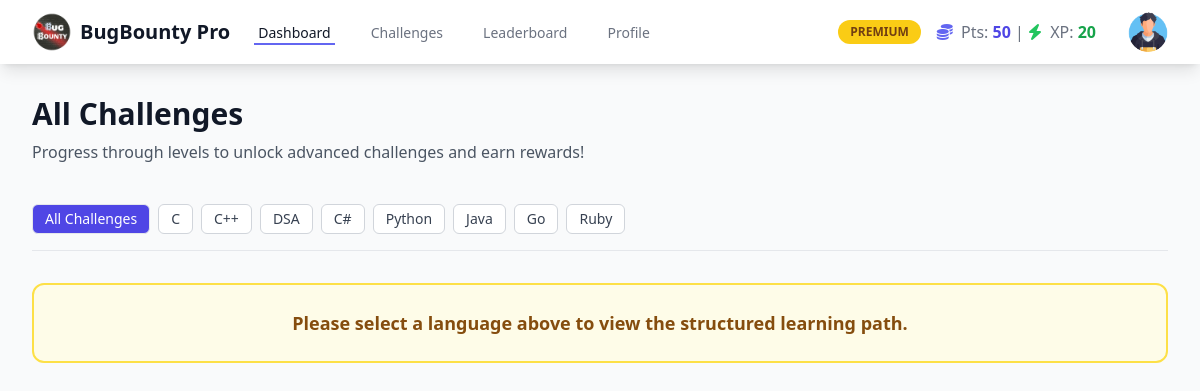
The app's page /challenges (signed in) with its own data.
### app.py (models this page shows, shortened)
class User(UserMixin, db.Model):
    __tablename__ = 'users'
    user_id = db.Column(db.Integer, primary_key=True)
    username = db.Column(db.String(255), unique=True, nullable=False)
    email = db.Column(db.String(255), unique=True, nullable=False)
    password_hash = db.Column(db.String(255), nullable=False)
    points = db.Column(db.Integer, default=0, nullable=False)
    xp = db.Column(db.Integer, default=0, nullable=False)
    current_level_id = db.Column(db.Integer, db.ForeignKey('levels.level_id'), nullable=True)
    virtual_currency = db.Column(db.Integer, default=0, nullable=False)
    profile_picture_url = db.Column(db.String(255), nullable=True, default='/static/default_profile.png')
    registration_date = db.Column(db.DateTime, nullable=False, default=datetime.utcnow)
    has_active_subscription = db.Column(db.Boolean, nullable=True, default=False)
    is_admin = db.Column(db.Boolean, default=False) # 🔴 नवीन फील्ड जोडा Admin sathi🔴
    submissions = db.relationship('UserChallengeSubmission', backref='user', lazy='dynamic', foreign_keys='UserChallengeSubmission.user_id')
    badges_earned = db.relationship('UserBadge', backref='user', lazy='dynamic')

class ProgrammingLanguage(db.Model):
    __tablename__ = 'programming_languages'
    language_id = db.Column(db.Integer, primary_key=True)
    language_name = db.Column(db.String(255), unique=True, nullable=False)
    version = db.Column(db.String(255), nullable=True)
    image_url = db.Column(db.String(255), nullable=True)

### app.py (the view)
@app.route('/challenges')
@app.route('/challenges/<string:language_name>')
@login_required
def challenges_list(language_name=None):
    all_languages = ProgrammingLanguage.query.all()
    if language_name:
        lang = ProgrammingLanguage.query.filter_by(language_name=language_name).first()
        if lang:
            all_levels = Level.query.filter_by(programming_language_id=lang.language_id).order_by(Level.level_number).all()
        else:
            all_levels = []
    else:
        all_levels = []
    return render_template('challenges.html',
                           levels=all_levels,
                           all_languages=all_languages,
                           selected_language=language_name,
                           title=f"{language_name} Learning Path" if language_name else "Select Language")

### app.py (called while the page is built)
@login_manager.user_loader
def load_user(user_id):
    return User.query.get(int(user_id))

### templates/challenges.html (shortened to what this page needs)
{% extends 'base.html' %}
{% block content %}
<section id="language-path" class="mb-12">
    <h1 class="text-3xl font-bold text-gray-900 mb-2">
        {% if selected_language %}
            {{ selected_language }} Learning Path
        {% else %}
            All Challenges
        {% endif %}
    </h1>
    <p class="text-gray-600 mb-10">Progress through levels to unlock advanced challenges and earn rewards!</p>
    <div class="flex space-x-2 mb-8 border-b pb-4 overflow-x-auto">
        <a href="{{ url_for('challenges_list') }}"
           class="flex-shrink-0 px-3 py-1 border rounded-md text-sm font-medium {% if selected_language == None %}bg-indigo-600 text-white{% else %}bg-white text-gray-700 border-gray-300 hover:bg-gray-50{% endif %}">
            All Challenges
        </a>
        {% for lang in all_languages %}
        <a href="{{ url_for('challenges_list', language_name=lang.language_name) }}"
           class="flex-shrink-0 px-3 py-1 border rounded-md text-sm font-medium
           {% if selected_language == lang.language_name %}bg-indigo-600 text-white{% else %}bg-white text-gray-700 border-gray-300 hover:bg-gray-50{% endif %}">
            {{ lang.language_name }}
        </a>
        {% endfor %}
    </div>
    {% if selected_language %}
        {% if levels %}
            <div class="space-y-6 max-w-4xl mx-auto">
                {% for level in levels %}
                    {% set is_reward_zone = (level.level_number == 3 or level.level_number == 6) %}
                    <div class="level-card bg-white shadow-lg rounded-xl p-6 transition duration-300 hover:shadow-xl">
                        <div class="flex justify-between items-center">
                            <div>
                                <h3 class="text-xl font-bold text-gray-900">{{ level.level_name }}</h3>
                                <p class="text-sm text-gray-500">XP Required for Next Level: {{ level.xp_required }}</p>
                            </div>
                            <div class="flex items-center space-x-3">
                                    <a href="{{ url_for('level_detail', level_id=level.level_id) }}"
                                        class="px-4 py-2 {% if is_reward_zone %}bg-red-600 hover:bg-red-700{% else %}bg-indigo-600 hover:bg-indigo-700{% endif %} text-white rounded-lg text-sm font-bold transition">
                                        View Units
                                    </a>
                            </div>
                        </div>
                        <div class="mt-4 pt-4 border-t border-gray-100">
                             <h4 class="text-sm font-semibold mb-2 text-gray-700">Units in this Level:</h4>
                            <div class="flex flex-wrap gap-3">
                                {% set units_list = [] %}
                                {% if level.level_number == 1 %}{% set units_list = ['Variables & Data Types', 'Operators & Expressions', 'Input/Output (I/O)'] %}
                                {% elif level.level_number == 2 %}{% set units_list = ['Conditional Statements', 'Looping Structures', 'Switch Statement'] %}
                                {% elif level.level_number == 3 %}{% set units_list = ['Functions (Prototyping)', 'Recursion', 'MINI-BOSS REWARD'] %}
                                {% elif level.level_number == 4 %}{% set units_list = ['Arrays (1D & Multi-dim.)', 'Strings', 'Structures & Unions'] %}
                                {% elif level.level_number == 5 %}{% set units_list = ['Pointers (Fundamentals)', 'Dynamic Memory', 'Pointers to Arrays & Strings'] %}
                                {% elif level.level_number == 6 %}{% set units_list = ['File Input/Output', 'Preprocessor Directives', 'MEGA-BOSS REWARD'] %}
                                {% endif %}
                                {% for unit in units_list %}
                                    <span class="px-3 py-1 text-xs font-medium rounded-full {% if 'REWARD' in unit %}bg-yellow-100 text-yellow-800{% else %}bg-gray-100 text-gray-600{% endif %}">
                                        {{ unit }}
                                    </span>
                                {% endfor %}
                            </div>
                        </div>
                    </div>
                    {% if is_reward_zone %}
                        <div class="text-center py-4 relative">
                            <div class="absolute inset-0 flex items-center">
                                <div class="w-full border-t border-dashed border-gray-300"></div>
                            </div>
                            <div class="relative inline-flex bg-white px-4">
                                <span class="text-2xl font-bold text-red-600 level-complete hover:scale-110 transition duration-500">
                                    {% if level.level_number == 3 %}
                                        🥇 MINI-BOSS REWARD ZONE!
                                    {% else %}
                                        🏆 MEGA-BOSS REWARD ZONE!
                                    {% endif %}
                                </span>
                                <span class="ml-4 px-3 py-1 text-sm font-bold rounded-full bg-yellow-100 text-yellow-800">
                                    +{{ level.xp_required }} XP Bonus
                                </span>
                            </div>
                        </div>
                    {% endif %}
                {% endfor %}
            </div>
        {% else %}
            <div class="bg-blue-50 border-2 border-blue-300 p-6 rounded-xl text-center">
                <p class="text-lg text-blue-800 font-semibold">No Levels defined for {{ selected_language }} yet. Select 'All Challenges' to view raw challenge cards.</p>
            </div>
        {% endif %}
    {% else %}
        <div class="bg-yellow-50 border-2 border-yellow-300 p-6 rounded-xl text-center">
            <p class="text-lg text-yellow-800 font-semibold">Please select a language above to view the structured learning path.</p>
        </div>
    {% endif %}
</section>
{% endblock %}

### templates/base.html (shortened to what this page needs)
<!DOCTYPE html>
<html lang="en">
<head>
    <script src="https://cdn.tailwindcss.com"></script>
    <link rel="stylesheet" href="https://cdnjs.cloudflare.com/ajax/libs/font-awesome/6.4.0/css/all.min.css">
    <link rel="stylesheet" href="{{ url_for('static', filename='style.css') }}">
</head>
<body class="bg-gray-50">
    <nav class="bg-white shadow-lg sticky top-0 z-10">
        <div class="max-w-7xl mx-auto px-4 sm:px-6 lg:px-8">
            <div class="flex justify-between h-16">
                <div class="flex items-center">
                    <a href="{{ url_for('home') }}" class="flex items-center space-x-2">
                        <img src="{{ url_for('static', filename='icons/bb_logo.png') }}"
                             alt="BugBounty Pro Logo"
                             class="h-10 w-10 object-contain">
                        <span class="text-xl font-bold text-gray-900">BugBounty Pro</span>
                    </a>
                    <div class="hidden sm:ml-6 sm:flex sm:space-x-8">
                        <a href="{{ url_for('home') }}" class="border-indigo-500 text-gray-900 inline-flex items-center px-1 pt-1 border-b-2 text-sm font-medium">Dashboard</a>
                        <a href="{{ url_for('challenges_list') }}" class="border-transparent text-gray-500 hover:border-gray-300 hover:text-gray-700 inline-flex items-center px-1 pt-1 border-b-2 text-sm font-medium">Challenges</a>
                        <a href="{{ url_for('leaderboard_list') }}" class="border-transparent text-gray-500 hover:border-gray-300 hover:text-gray-700 inline-flex items-center px-1 pt-1 border-b-2 text-sm font-medium">Leaderboard</a>
                        <a href="{{ url_for('profile') }}" class="border-transparent text-gray-500 hover:border-gray-300 hover:text-gray-700 inline-flex items-center px-1 pt-1 border-b-2 text-sm font-medium">Profile</a>
                    </div>
                </div>
                <div class="hidden sm:ml-6 sm:flex sm:items-center">
                    {% if current_user.is_authenticated %}
                        {% if current_user.has_active_subscription %}
                            <span class="px-3 py-1 text-xs font-semibold rounded-full bg-yellow-400 text-yellow-900 mr-4">PREMIUM</span>
                        {% endif %}
                        <span class="text-gray-500 mr-4">
                            <i class="fas fa-coins text-indigo-500 mr-1"></i> Pts: <span class="font-bold text-indigo-600">{{ current_user.points }}</span> |
                            <i class="fas fa-bolt text-green-500 mr-1"></i> XP: <span class="font-bold text-green-600" id="xp-counter">{{ current_user.xp }}</span>
                        </span>
                        <div class="ml-4 flex items-center group relative">
                            <img src="{{ url_for('static', filename='default_profile.png') }}" alt="Profile" class="h-10 w-10 rounded-full object-cover cursor-pointer hover:ring-2 hover:ring-indigo-500 transition duration-150">
                        </div>
                    {% else %}
                        <a href="{{ url_for('login') }}" class="ml-4 text-sm font-medium text-indigo-600 hover:text-indigo-800">Login</a>
                    {% endif %}
                </div>
            </div>
        </div>
    </nav>
    <div class="max-w-7xl mx-auto px-4 sm:px-6 lg:px-8 py-8">
        {% block content %}{% endblock %}
    </div>
</body>
</html>

### static/style.css (style rules this page uses)
body { font-family: 'Segoe UI', Tahoma, Geneva, Verdana, sans-serif; }

### templates/base.html (style rules this page uses)
:root { --primary-color: #6366f1; --secondary-color: #f8fafc; --error-color: #ef4444; --success-color: #10b981; }

### records on screen
User: points "50", xp "20"
ProgrammingLanguage: language_name "C"
ProgrammingLanguage: language_name "C++"
ProgrammingLanguage: language_name "DSA"
ProgrammingLanguage: language_name "C#"
ProgrammingLanguage: language_name "Python"
ProgrammingLanguage: language_name "Java"
ProgrammingLanguage: language_name "Go"
ProgrammingLanguage: language_name "Ruby"
